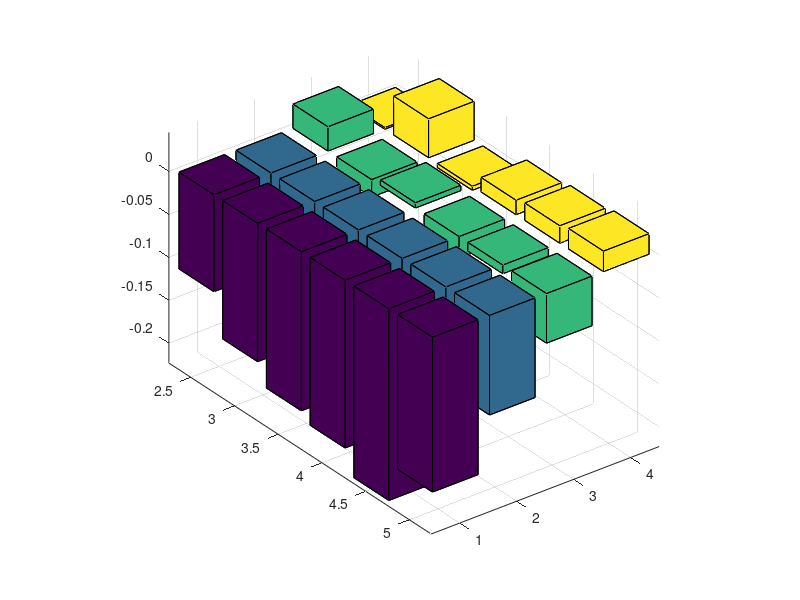
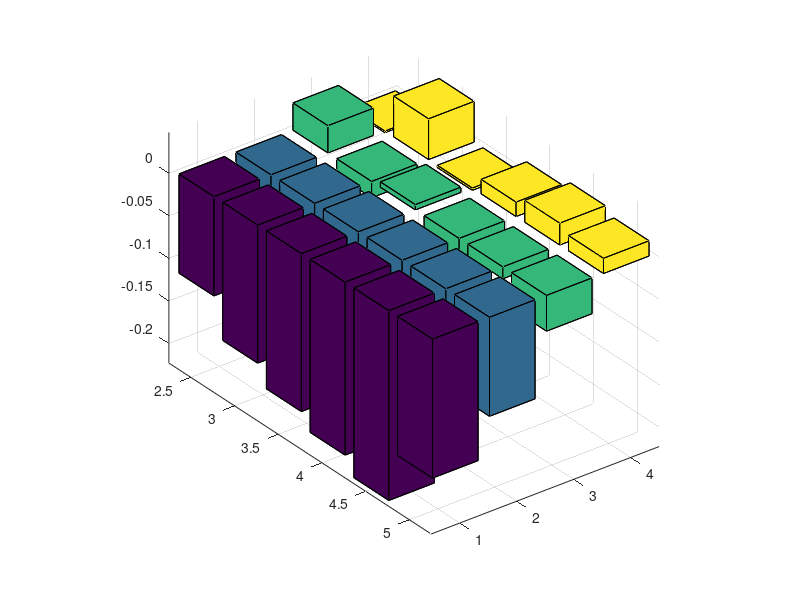

Here is the MATLAB script that generated these plots, in order:
%% Plot ratios of times for 1-quad vs 2-quad mdks vs k and N
% V1A, 11/24/15, GNR - New program
% V1B, 01/10/16, GNR - Insert times from V7G test run

k = [2 3 4 5];
N = [320 1000 3200 10000 32000 100000];
logN = [2.5 3.0 3.5 4.0 4.5 5.0];

% Original data
%Q1bestlike = [ 0.001012, 0.005753, 0.034745, 0.225126,  1.347814,   14.558458;
%               0.002819, 0.020407, 0.150601, 1.144047,  8.853242,  127.632185;
%               0.005563, 0.041461, 0.377958, 2.936733, 25.643478,  444.108581;
%               0.007429, 0.067981, 0.632769, 5.602278, 54.955488, 1017.563494 ];
%
%Q1bestdiff = [ 0.001013, 0.005770, 0.034784, 0.224492,  1.340994,   14.478755;
%               0.002826, 0.020472, 0.150863, 1.149648,  8.829837,  127.583511;
%               0.005594, 0.041635, 0.380705, 2.949039, 25.556447,  482.184419;
%               0.007495, 0.068662, 0.636024, 5.593923, 53.760661, 1008.924428 ];
%
%Q2bestlike = [ 0.001166, 0.006683, 0.041617, 0.263104,  1.631495,  16.504605;
%               0.002981, 0.022003, 0.152220, 1.205735,  9.023742, 127.907626;
%               0.005682, 0.042111, 0.366336, 2.914390, 24.825205, 444.415542;
%               0.007526, 0.068567, 0.625548, 5.407432, 48.769743, 937.536533 ];
%
%Q2bestdiff = [ 0.001172,  0.006707, 0.041649, 0.261989,  1.627772,  16.384032;
%               0.002985,  0.022004, 0.152635, 1.207747,  8.977746, 127.728265;
%               0.005719,  0.042196, 0.368702, 2.909620, 24.116512, 466.287078;
%               0.007605,  0.069314, 0.627546, 5.363897, 47.642804, 947.327838 ];

% V7G data
Q1bestlike = [ 0.001149, 0.006122, 0.036359, 0.220752,  1.233448,   10.525584;
               0.003239, 0.021701, 0.156657, 1.133194,  8.356387,  104.886079;
               0.006933, 0.046264, 0.396137, 2.968541, 22.438560,  426.493073;
               0.009627, 0.086087, 0.658272, 5.354992, 53.365755,  851.003285 ];

Q1bestdiff = [ 0.001152, 0.006131, 0.036392, 0.215616,  1.234050,   11.048231;
               0.003243, 0.021810, 0.156844, 1.140092,  8.358769,  104.346523;
               0.006991, 0.046295, 0.396721, 2.955308, 22.319111,  475.059285;
               0.009701, 0.086489, 0.661054, 5.380492, 54.035272,  840.923093 ];

Q2bestlike = [ 0.001295, 0.007297, 0.044618, 0.274294,  1.587713,  12.839406;
               0.003329, 0.023875, 0.162325, 1.246951,  8.762246, 118.638020;
               0.006742, 0.047230, 0.393685, 3.044990, 22.668528, 452.643080;
               0.009609, 0.082355, 0.661431, 5.266234, 52.302613, 831.130287 ];

Q2bestdiff = [ 0.001304,  0.007317, 0.044679, 0.270596,  1.588111,  13.203404;
               0.003343,  0.023921, 0.162539, 1.249935,  8.772769, 118.082210;
               0.006774,  0.047201, 0.394267, 3.025934, 22.636942, 495.911450;
               0.009719,  0.082537, 0.662845, 5.290669, 52.680531, 826.121437 ];

Q2Advlike = (Q1bestlike - Q2bestlike) ./ Q2bestlike;
Q2Advdiff = (Q1bestdiff - Q2bestdiff) ./ Q2bestdiff;

bar3(logN, Q2Advlike');
figure
bar3(logN, Q2Advdiff');


